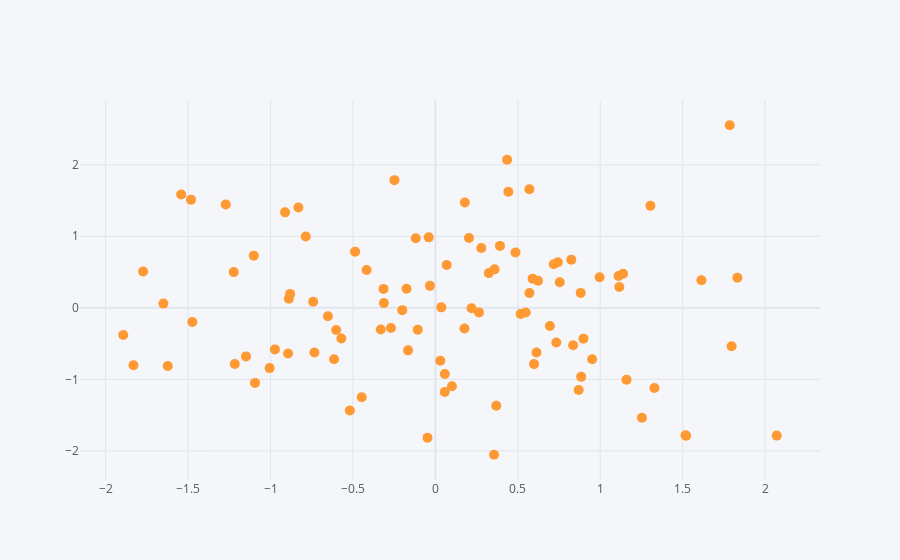

The notebook cell this image was saved under:
### Markdown cell above
## Dispersão

### Code cell
df.iplot(kind='scatter',x='A',y='B',mode='markers',size=10)
